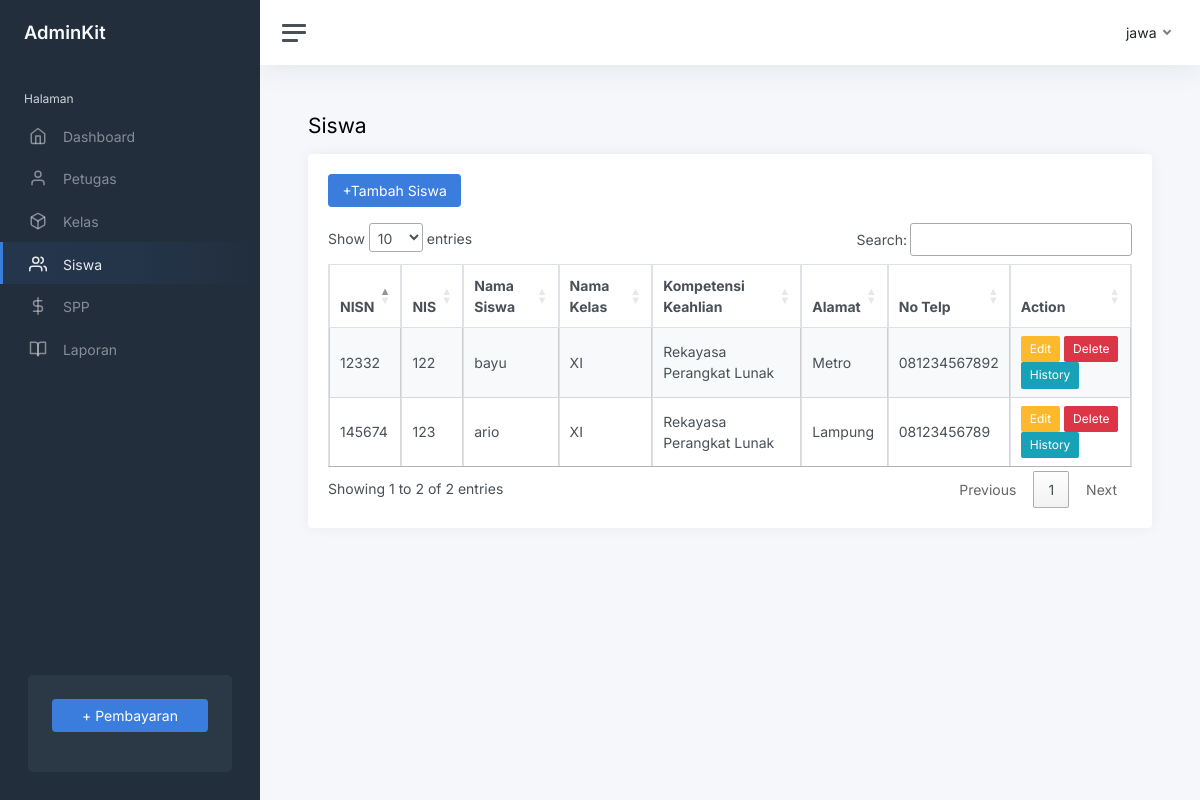
/index.php?page=siswa (signed in), run on the app's committed database.
### tables this page shows
CREATE TABLE `siswa` (
  `nisn` char(10) NOT NULL,
  `nis` char(8) NOT NULL,
  `nama` varchar(35) NOT NULL,
  `id_kelas` int(11) NOT NULL,
  `alamat` text NOT NULL,
  `no_telp` varchar(13) NOT NULL,
  `password` varchar(32) NOT NULL
);

CREATE TABLE `kelas` (
  `id_kelas` int(11) NOT NULL,
  `nama_kelas` varchar(10) NOT NULL,
  `kompetensi_keahlian` varchar(50) NOT NULL
);

### siswa.php (the view, shortened to what this page needs)
<h1 class="h3 mb-3">Siswa</h1>
<div class="row">
    <div class="col-12">
        <div class="card flex-fill">
            <div class="card-body">
                <?php
                if (!empty($_SESSION['user']['level']) && !empty($_SESSION['user']['level'] == 'admin')) {
                ?>
                    <button type="button" class="btn btn-primary mb-3" data-bs-toggle="modal" data-bs-target="#tambahsiswa">
                        +Tambah Siswa
                    </button>
                <?php
                }
                ?>
                <table class="table table-bordered table-striped table-hover cell-border" id="siswa">
                    <thead>
                        <tr>
                            <th>NISN</th>
                            <th>NIS</th>
                            <th>Nama Siswa</th>
                            <th>Nama Kelas</th>
                            <th>Kompetensi Keahlian</th>
                            <th>Alamat</th>
                            <th>No Telp</th>
                            <th>Action</th>
                        </tr>
                    </thead>
                    <tbody>
                        <?php
                        $query = mysqli_query($koneksi, "SELECT * FROM siswa INNER JOIN kelas ON siswa.id_kelas=kelas.id_kelas");
                        while ($data = mysqli_fetch_array($query)) {
                        ?>
                            <tr>
                                <td><?php echo $data['nisn'] ?></td>
                                <td><?php echo $data['nis'] ?></td>
                                <td><?php echo $data['nama'] ?></td>
                                <td><?php echo $data['nama_kelas'] ?></td>
                                <td><?php echo $data['kompetensi_keahlian'] ?></td>
                                <td><?php echo $data['alamat'] ?></td>
                                <td><?php echo $data['no_telp'] ?></td>
                                <td>
                                    <?php
                                    if (!empty($_SESSION['user']['level']) && !empty($_SESSION['user']['level'] == 'admin')) {
                                    ?>
                                        <button type="button" class="btn btn-warning btn-sm" data-bs-toggle="modal" data-bs-target="#editsiswa<?php echo $data['nisn'] ?>">
                                            Edit
                                        </button>
                                        <button type="button" class="btn btn-danger btn-sm" data-bs-toggle="modal" data-bs-target="#hapussiswa<?php echo $data['nisn'] ?>">
                                            Delete
                                        </button>
                                        <a href="?page=history&nisn=<?php echo $data['nisn'] ?>" class="btn btn-info btn-sm">History</a>
                                    <?php
                                    } else {
                                    ?>
                                        <a href="?page=history&nisn=<?php echo $data['nisn'] ?>" class="btn btn-info btn-sm">History</a>
                                    <?php
                                    }
                                    ?>
                                </td>
                            </tr>
                        <?php
                        }
                        ?>
                    </tbody>
                </table>
            </div>
        </div>
    </div>
</div>

### index.php (shortened to what this page needs)
<!DOCTYPE html>
<html lang="en">
<head>
    <link rel="stylesheet" href="https://cdnjs.cloudflare.com/ajax/libs/twitter-bootstrap/4.5.2/css/bootstrap.min.css" />
        <?php
        $page = isset($_GET['page']) ? $_GET['page'] : 'Dashboard';
        ?>
    <link rel="stylesheet" href="https://cdn.datatables.net/1.13.6/css/jquery.dataTables.min.css">
    <link href="css/app.css" rel="stylesheet">
</head>
<body>
    <div class="wrapper">
        <?php
        if (!empty($_SESSION['user']['level']) && !empty($_SESSION['user']['level'] == 'admin')) {
        ?>
            <nav id="sidebar" class="sidebar js-sidebar">
                <div class="sidebar-content js-simplebar">
                    <a class="sidebar-brand" href="index.php">
                        <span class="align-middle">AdminKit</span>
                    </a>
                    <ul class="sidebar-nav">
                        <li class="sidebar-header">
                            Halaman
                        </li>
                        <li class="sidebar-item <?php echo (empty($_GET['page']) ? 'active' : '') ?>">
                            <a class="sidebar-link" href="index.php">
                                <i class="align-middle" data-feather="home"></i> <span class="align-middle">Dashboard</span>
                            </a>
                        </li>
                        <li class="sidebar-item <?php echo ($page == 'petugas' || $page == 'tambah-petugas' || $page == 'edit-petugas'  ? 'active' : '') ?>">
                            <a class="sidebar-link" href="?page=petugas">
                                <i class="align-middle" data-feather="user"></i> <span class="align-middle">Petugas</span>
                            </a>
                        </li>
                        <li class="sidebar-item <?php echo ($page == 'kelas' || $page == 'tambah-kelas' || $page == 'edit-kelas'  ? 'active' : '') ?>">
                            <a class="sidebar-link" href="?page=kelas">
                                <i class="align-middle" data-feather="box"></i> <span class="align-middle">Kelas</span>
                            </a>
                        </li>
                        <li class="sidebar-item <?php echo ($page == 'siswa' || $page == 'tambah-siswa' || $page == 'edit-siswa'  ? 'active' : '') ?>">
                            <a class="sidebar-link" href="?page=siswa">
                                <i class="align-middle" data-feather="users"></i> <span class="align-middle">Siswa</span>
                            </a>
                        </li>
                        <li class="sidebar-item <?php echo ($page == 'spp' || $page == 'tambah-spp' || $page == 'edit-spp'  ? 'active' : '') ?>">
                            <a class="sidebar-link" href="?page=spp">
                                <i class="align-middle" data-feather="dollar-sign"></i> <span class="align-middle">SPP</span>
                            </a>
                        </li>
                        <li class="sidebar-item <?php echo ($page == 'laporan' || $page == 'tambah-laporan' || $page == 'edit-laporan'  ? 'active' : '') ?>">
                            <a class="sidebar-link" href="?page=laporan">
                                <i class="align-middle" data-feather="book-open"></i> <span class="align-middle">Laporan</span>
                            </a>
                        </li>
                    </ul>
                    <div class="sidebar-cta">
                        <div class="sidebar-cta-content">
                            <div class="d-grid">
                                <button type="button" class="btn btn-primary mb-3" data-bs-toggle="modal" data-bs-target="#tambahpembayaran">
                                    + Pembayaran
                                </button>
                            </div>
                        </div>
                    </div>
                </div>
            </nav>
            <?php
        }
        ?>
        <div class="main">
            <nav class="navbar navbar-expand navbar-light navbar-bg">
                <?php
                if (!empty($_SESSION['user']['level'])) {
                ?>
                    <a class="sidebar-toggle js-sidebar-toggle">
                        <i class="hamburger align-self-center"></i>
                    </a>
                <?php
                }
                ?>
                <div class="navbar-collapse collapse">
                    <ul class="navbar-nav navbar-align">
                        <li class="nav-item dropdown">
                            <a class="nav-link dropdown-toggle d-none d-sm-inline-block" href="#" data-bs-toggle="dropdown">
                                <span class="text-dark">
                                    <?php
                                    if (!empty($_SESSION['user']['level'])) {
                                        echo $_SESSION['user']['nama_petugas'];
                                    } else {
                                        echo $_SESSION['user']['nama'];
                                    }
                                    ?>
                                </span>
                            </a>
                        </li>
                    </ul>
                </div>
            </nav>
            <main class="content">
                <div class="container-fluid p-0">
                    <?php
                    $page = isset($_GET['page']) ? $_GET['page'] : 'home';
                    include $page . '.php';
                    ?>
                </div>
            </main>
        </div>
    </div>
</body>
</html>

### data on the page
siswa: nisn "12332", nis "122", nama "bayu", id_kelas.nama_kelas "XI", id_kelas.kompetensi_keahlian "Rekayasa Perangkat Lunak", alamat "Metro", no_telp "081234567892"
siswa: nisn "145674", nis "123", nama "ario", id_kelas.nama_kelas "XI", id_kelas.kompetensi_keahlian "Rekayasa Perangkat Lunak", alamat "Lampung", no_telp "08123456789"

### other printed values
$_SESSION['user']['nama_petugas'] "jawa"
